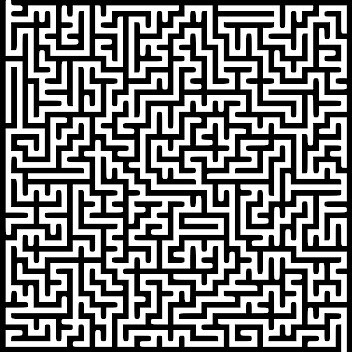
//> input picture test1.jpg, 352 x 352 px
$ ./Test1_DistanceTransform test1.jpg   (built with g++ and OpenCV 4)
//> lines starting //> are read from the running program, lines starting //| are printed output that depends on the picture
#include <iostream>

#include <stdio.h>
#include <stdlib.h>
#include <opencv2/imgproc.hpp>
#include <opencv2/highgui.hpp>
// [45 lines of commented-out code are left out]


#include "opencv2/imgproc.hpp"
#include "opencv2/highgui.hpp"
#include <iostream>
using namespace cv;
using namespace std;
Mat src, erosion_dst, dilation_dst;
int erosion_elem = 0;
int erosion_size = 0;
int dilation_elem = 0;
int dilation_size = 0;
int const max_elem = 2;
int const max_kernel_size = 21;
void Erosion( int, void* );
void Dilation( int, void* );
int main( int argc, char** argv )
{
    CommandLineParser parser( argc, argv, "{@input | LinuxLogo.jpg | input image}" );
    src = imread( samples::findFile( parser.get<String>( "@input" ) ), IMREAD_COLOR );
//> src is the input picture: 352 rows x 352 cols, CV_8UC3; min 0, max 255, mean 125.9
    if( src.empty() )
    {
        cout << "Could not open or find the image!\n" << endl;
        cout << "Usage: " << argv[0] << " <Input image>" << endl;
        return -1;
    }
    namedWindow( "Erosion Demo", WINDOW_AUTOSIZE );
    namedWindow( "Dilation Demo", WINDOW_AUTOSIZE );
    moveWindow( "Dilation Demo", src.cols, 0 );
    createTrackbar( "Element:\n 0: Rect \n 1: Cross \n 2: Ellipse", "Erosion Demo",
                    &erosion_elem, max_elem,
                    Erosion );
//> slider 'Element:\n 0: Rect \n 1: Cross \n' is set to 1
    createTrackbar( "Kernel size:\n 2n +1", "Erosion Demo",
                    &erosion_size, max_kernel_size,
                    Erosion );
//> slider 'Kernel size:\n 2n +1' is set to 7
    createTrackbar( "Element:\n 0: Rect \n 1: Cross \n 2: Ellipse", "Dilation Demo",
                    &dilation_elem, max_elem,
                    Dilation );
//> slider 'Element:\n 0: Rect \n 1: Cross \n' is set to 1
    createTrackbar( "Kernel size:\n 2n +1", "Dilation Demo",
                    &dilation_size, max_kernel_size,
                    Dilation );
//> slider 'Kernel size:\n 2n +1' is set to 7
    Erosion( 0, 0 );
    Dilation( 0, 0 );
    waitKey(0);
    return 0;
}
void Erosion( int, void* )
{
    int erosion_type = 0;
    if( erosion_elem == 0 ){ erosion_type = MORPH_RECT; }
    else if( erosion_elem == 1 ){ erosion_type = MORPH_CROSS; }
    else if( erosion_elem == 2) { erosion_type = MORPH_ELLIPSE; }
    Mat element = getStructuringElement( erosion_type,
                                         Size( 2*erosion_size + 1, 2*erosion_size+1 ),
                                         Point( erosion_size, erosion_size ) );
    erode( src, erosion_dst, element );
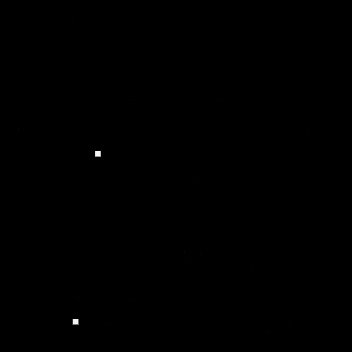
//> erosion_dst: 352 rows x 352 cols, CV_8UC3; min 0, max 248, mean 0.1
    imshow( "Erosion Demo", erosion_dst );
}
void Dilation( int, void* )
{
    int dilation_type = 0;
    if( dilation_elem == 0 ){ dilation_type = MORPH_RECT; }
    else if( dilation_elem == 1 ){ dilation_type = MORPH_CROSS; }
    else if( dilation_elem == 2) { dilation_type = MORPH_ELLIPSE; }
    Mat element = getStructuringElement( dilation_type,
                                         Size( 2*dilation_size + 1, 2*dilation_size+1 ),
                                         Point( dilation_size, dilation_size ) );
    dilate( src, dilation_dst, element );
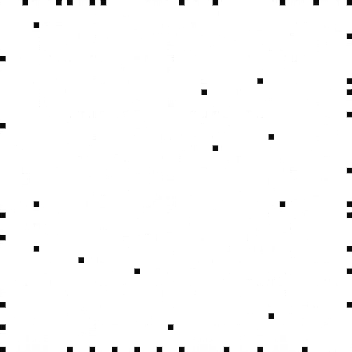
//> dilation_dst: 352 rows x 352 cols, CV_8UC3; min 3, max 255, mean 252.2
    imshow( "Dilation Demo", dilation_dst );
}

$ run again, on test3.png
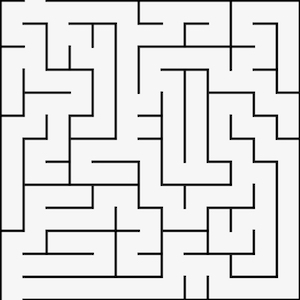
//> input picture test3.png, 300 x 300 px
//> src is the input picture: 300 rows x 300 cols, CV_8UC3; min 0, max 255, mean 221.7
//> in Erosion, `erode( src, erosion_dst, element );`:
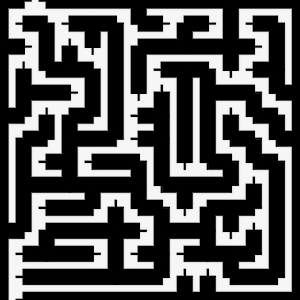
//> erosion_dst: 300 rows x 300 cols, CV_8UC3; min 0, max 246, mean 87.6
//> in Dilation, `dilate( src, dilation_dst, element );`:
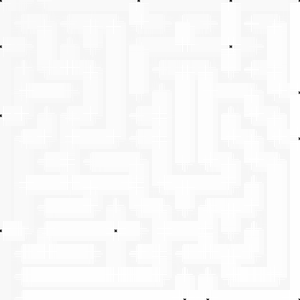
//> dilation_dst: 300 rows x 300 cols, CV_8UC3; min 3, max 255, mean 250.3
